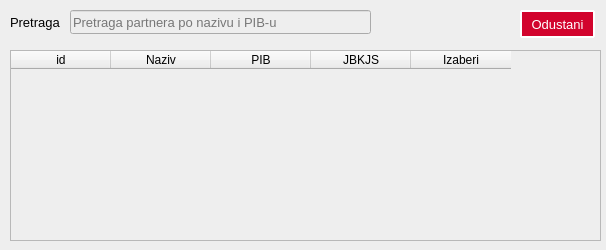
<?xml version="1.0" encoding="UTF-8"?>
<ui version="4.0">
 <class>traziPartneraDialog</class>
 <widget class="QDialog" name="traziPartneraDialog">
  <property name="geometry">
   <rect>
    <x>0</x>
    <y>0</y>
    <width>606</width>
    <height>250</height>
   </rect>
  </property>
  <property name="windowTitle">
   <string>Pretraga poslovnih partnera</string>
  </property>
  <property name="windowIcon">
   <iconset>
    <normaloff>../resources/logo.png</normaloff>../resources/logo.png</iconset>
  </property>
  <widget class="QWidget" name="widget" native="true">
   <property name="geometry">
    <rect>
     <x>0</x>
     <y>0</y>
     <width>606</width>
     <height>250</height>
    </rect>
   </property>
   <property name="styleSheet">
    <string notr="true">background-color: rgb(238, 238, 238);</string>
   </property>
   <widget class="QLabel" name="label">
    <property name="geometry">
     <rect>
      <x>10</x>
      <y>10</y>
      <width>51</width>
      <height>24</height>
     </rect>
    </property>
    <property name="font">
     <font>
      <pointsize>10</pointsize>
     </font>
    </property>
    <property name="text">
     <string>Pretraga</string>
    </property>
   </widget>
   <widget class="QLineEdit" name="pretragaEdit">
    <property name="geometry">
     <rect>
      <x>70</x>
      <y>10</y>
      <width>301</width>
      <height>24</height>
     </rect>
    </property>
    <property name="font">
     <font>
      <pointsize>10</pointsize>
      <italic>false</italic>
     </font>
    </property>
    <property name="placeholderText">
     <string>Pretraga partnera po nazivu i PIB-u</string>
    </property>
   </widget>
   <widget class="QTableWidget" name="partneriTable">
    <property name="geometry">
     <rect>
      <x>10</x>
      <y>50</y>
      <width>591</width>
      <height>191</height>
     </rect>
    </property>
    <column>
     <property name="text">
      <string>id</string>
     </property>
     <property name="background">
      <color>
       <red>182</red>
       <green>208</green>
       <blue>226</blue>
      </color>
     </property>
    </column>
    <column>
     <property name="text">
      <string>Naziv</string>
     </property>
     <property name="background">
      <color>
       <red>182</red>
       <green>208</green>
       <blue>226</blue>
      </color>
     </property>
    </column>
    <column>
     <property name="text">
      <string>PIB</string>
     </property>
     <property name="background">
      <color>
       <red>182</red>
       <green>208</green>
       <blue>226</blue>
      </color>
     </property>
    </column>
    <column>
     <property name="text">
      <string>JBKJS</string>
     </property>
     <property name="background">
      <color>
       <red>182</red>
       <green>208</green>
       <blue>226</blue>
      </color>
     </property>
    </column>
    <column>
     <property name="text">
      <string>Izaberi</string>
     </property>
     <property name="background">
      <color>
       <red>182</red>
       <green>208</green>
       <blue>226</blue>
      </color>
     </property>
    </column>
   </widget>
   <widget class="QPushButton" name="odustaniBtn">
    <property name="geometry">
     <rect>
      <x>520</x>
      <y>10</y>
      <width>75</width>
      <height>28</height>
     </rect>
    </property>
    <property name="font">
     <font>
      <pointsize>10</pointsize>
     </font>
    </property>
    <property name="styleSheet">
     <string notr="true">QPushButton {
        background-color: #D2042D;
        color: white;
        border: 2px solid dark red;
        border-radius: 1px;
    }
    QPushButton:hover {
        background-color: #C21E56;
    }
    QPushButton:pressed {
        background-color: #953553;
    }</string>
    </property>
    <property name="text">
     <string>Odustani</string>
    </property>
   </widget>
  </widget>
 </widget>
 <resources/>
 <connections/>
</ui>
